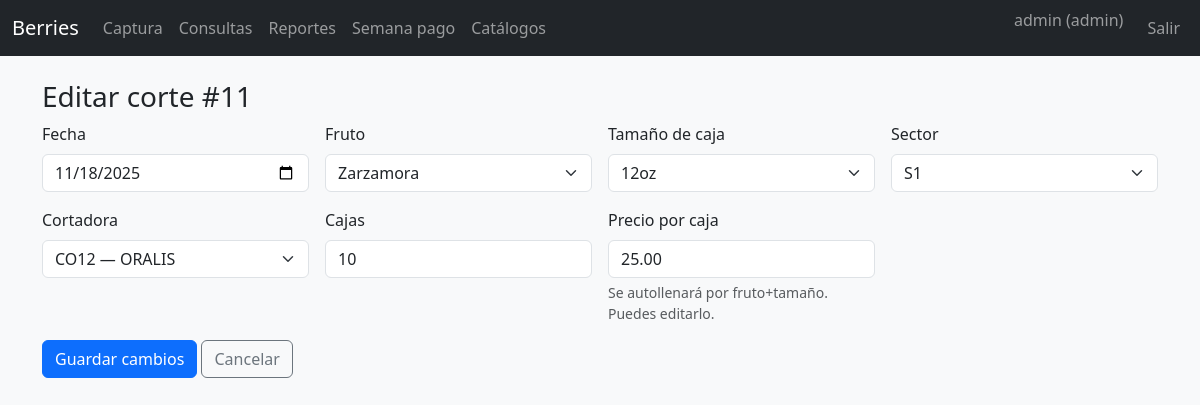
Screenshot of /harvests/11/edit (signed in) with the database file from the repository.
### models.py (models this page shows)
class User(Base):
    __tablename__ = "users"
    id = Column(Integer, primary_key=True)
    username = Column(String(50), unique=True, nullable=False)
    password_hash = Column(String(200), nullable=False)
    role = Column(String(20), nullable=False, default="capturista")
    active = Column(Integer, default=1)

class Harvest(Base):
    __tablename__ = "harvests"
    id = Column(Integer, primary_key=True)
    date = Column(Date, nullable=False)
    fruit_id  = Column(Integer, ForeignKey("fruits.id"), nullable=False)
    sector_id = Column(Integer, ForeignKey("sectors.id"), nullable=False)
    picker_id = Column(Integer, ForeignKey("pickers.id"), nullable=False)
    size_id   = Column(Integer, ForeignKey("box_sizes.id"), nullable=False)
    boxes = Column(Integer, nullable=False, default=0)
    price_per_box = Column(Numeric(10,2), nullable=False, default=0)
    total = Column(Numeric(12,2), nullable=False, default=0)
    created_by = Column(Integer, ForeignKey("users.id"))
    created_at = Column(DateTime, default=datetime.utcnow)
    fruit = relationship("Fruit")
    sector = relationship("Sector")
    picker = relationship("Picker")
    size   = relationship("BoxSize")
    creator= relationship("User")

class Fruit(Base):
    __tablename__ = "fruits"
    id = Column(Integer, primary_key=True)
    name = Column(String(50), unique=True, nullable=False)
    active = Column(Integer, default=1)

class BoxSize(Base):
    __tablename__ = "box_sizes"
    id = Column(Integer, primary_key=True)
    name = Column(String(20), unique=True, nullable=False)
    active = Column(Integer, default=1)

class Sector(Base):
    __tablename__ = "sectors"
    id = Column(Integer, primary_key=True)
    code = Column(String(20), unique=True, nullable=False)
    description = Column(String(100))
    active = Column(Integer, default=1)

class Picker(Base):
    __tablename__ = "pickers"
    id = Column(Integer, primary_key=True)
    code = Column(String(20), unique=True, nullable=False)
    name = Column(String(100), nullable=False)
    active = Column(Integer, default=1)

### app.py (the view, shortened to what this page needs)
@app.route("/harvests/<int:hid>/edit", methods=["GET","POST"])
@login_required
def harvest_edit(hid):
    db=get_db(); h=db.get(Harvest,hid)
    if not h:
        flash("Registro no encontrado.","warning")
        return redirect(url_for("harvest_list"))
    fruits  = db.query(Fruit).order_by(Fruit.name).all()
    sectors = db.query(Sector).order_by(Sector.code).all()
    pickers = db.query(Picker).order_by(Picker.code).all()
    sizes   = db.query(BoxSize).order_by(BoxSize.name).all()
    return render_template("harvest_edit.html", h=h, fruits=fruits, sectors=sectors, pickers=pickers, sizes=sizes)

### app.py (called while the page is built)
def get_db(): return SessionLocal()

@login_manager.user_loader
def load_user(uid):
    db = get_db()
    u = db.get(User, int(uid))
    return UserAdapter(u) if u else None

@app.context_processor
def inject_today(): return {"today": date.today()}

    @property
    def role(self): return self._u.role

    @property
    def username(self): return self._u.username

### templates/harvest_edit.html (shortened to what this page needs)
{% extends 'base.html' %}
{% block content %}
<h3>Editar corte #{{ h.id }}</h3>
<form method='post' class='row g-3'>
  <div class='col-md-3'><label class='form-label'>Fecha</label><input type='date' class='form-control' name='date' value='{{ h.date }}' required></div>
  <div class='col-md-3'><label class='form-label'>Fruto</label><select class='form-select' name='fruit_id' id='fruit_id'>
    {% for f in fruits %}<option value='{{ f.id }}' {% if h.fruit_id==f.id %}selected{% endif %}>{{ f.name }}</option>{% endfor %}
  </select></div>
  <div class='col-md-3'><label class='form-label'>Tamaño de caja</label><select class='form-select' name='size_id' id='size_id'>
    {% for z in sizes %}<option value='{{ z.id }}' {% if h.size_id==z.id %}selected{% endif %}>{{ z.name }}</option>{% endfor %}
  </select></div>
  <div class='col-md-3'><label class='form-label'>Sector</label><select class='form-select' name='sector_id'>
    {% for s in sectors %}<option value='{{ s.id }}' {% if h.sector_id==s.id %}selected{% endif %}>{{ s.code }}</option>{% endfor %}
  </select></div>
  <div class='col-md-3'><label class='form-label'>Cortadora</label><select class='form-select' name='picker_id'>
    {% for p in pickers %}<option value='{{ p.id }}' {% if h.picker_id==p.id %}selected{% endif %}>{{ p.code }} — {{ p.name }}</option>{% endfor %}
  </select></div>
  <div class='col-md-3'><label class='form-label'>Cajas</label><input type='number' class='form-control' name='boxes' min='0' step='1' value='{{ h.boxes }}'></div>
  <div class='col-md-3'><label class='form-label'>Precio por caja</label><input type='number' class='form-control' name='price' id='price' min='0' step='0.01' value='{{ '%.2f'|format(h.price_per_box) }}'>
    <div class='form-text'>Se autollenará por fruto+tamaño. Puedes editarlo.</div></div>
  <div class='col-12'><button class='btn btn-primary'>Guardar cambios</button> <a class='btn btn-outline-secondary' href='{{ url_for('harvest_list') }}'>Cancelar</a></div>
</form>
{% endblock %}

### templates/base.html (shortened to what this page needs)
<!doctype html>
<html lang="es">
<head>
  <link href="https://cdn.jsdelivr.net/npm/bootstrap@5.3.3/dist/css/bootstrap.min.css" rel="stylesheet">
</head>
<body class="bg-light">
<nav class="navbar navbar-expand-lg navbar-dark bg-dark">
  <div class="container-fluid">
    <a class="navbar-brand" href="{{ url_for('index') }}">Berries</a>
    <div class="collapse navbar-collapse" id="navbars">
      <ul class="navbar-nav me-auto">
        {% if current_user.is_authenticated %}
          <li class="nav-item"><a class="nav-link" href="{{ url_for('harvest_new') }}">Captura</a></li>
          <li class="nav-item"><a class="nav-link" href="{{ url_for('harvest_list') }}">Consultas</a></li>
          <li class="nav-item"><a class="nav-link" href="{{ url_for('reports') }}">Reportes</a></li>
          <li class="nav-item"><a class="nav-link" href="{{ url_for('weekly') }}">Semana pago</a></li>
          {% if current_user.role == 'admin' %}
            <li class="nav-item"><a class="nav-link" href="{{ url_for('catalogs') }}">Catálogos</a></li>
          {% endif %}
        {% endif %}
      </ul>
      <ul class="navbar-nav">
        {% if current_user.is_authenticated %}
          <li class="nav-item"><span class="navbar-text me-3">{{ current_user.username }} ({{ current_user.role }})</span></li>
          <li class="nav-item"><a class="nav-link" href="{{ url_for('logout') }}">Salir</a></li>
        {% else %}
          <li class="nav-item"><a class="nav-link" href="{{ url_for('login') }}">Entrar</a></li>
        {% endif %}
      </ul>
    </div>
  </div>
</nav>
<main class="container py-4">
  {% block content %}{% endblock %}
</main>
</body>
</html>

### rows the page displays
User: username "admin", role "admin"
Harvest: id "11", date "11/18/2025", fruit_id "Zarzamora", size_id "12oz", sector_id "S1", picker_id "CO12 — ORALIS", boxes "10", price "25.00"
